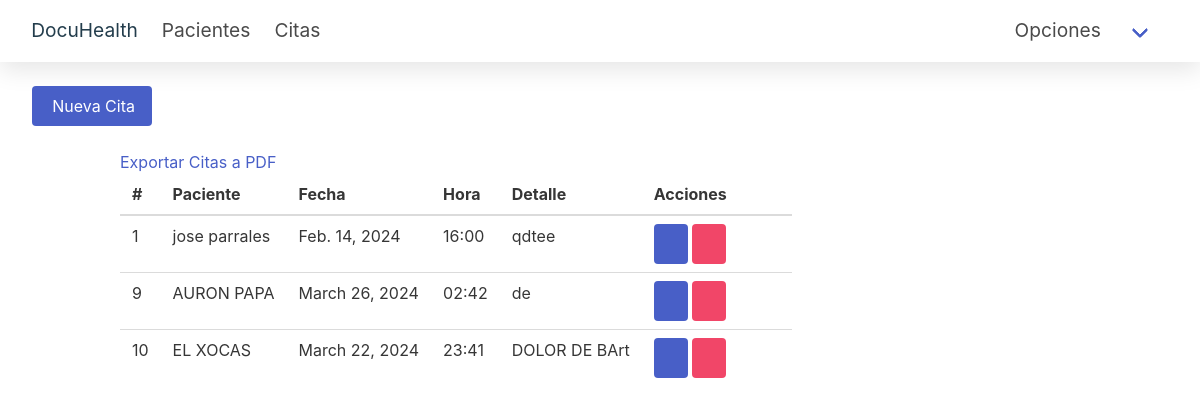
The page /quotes/ (signed in) on the database as committed earlier.
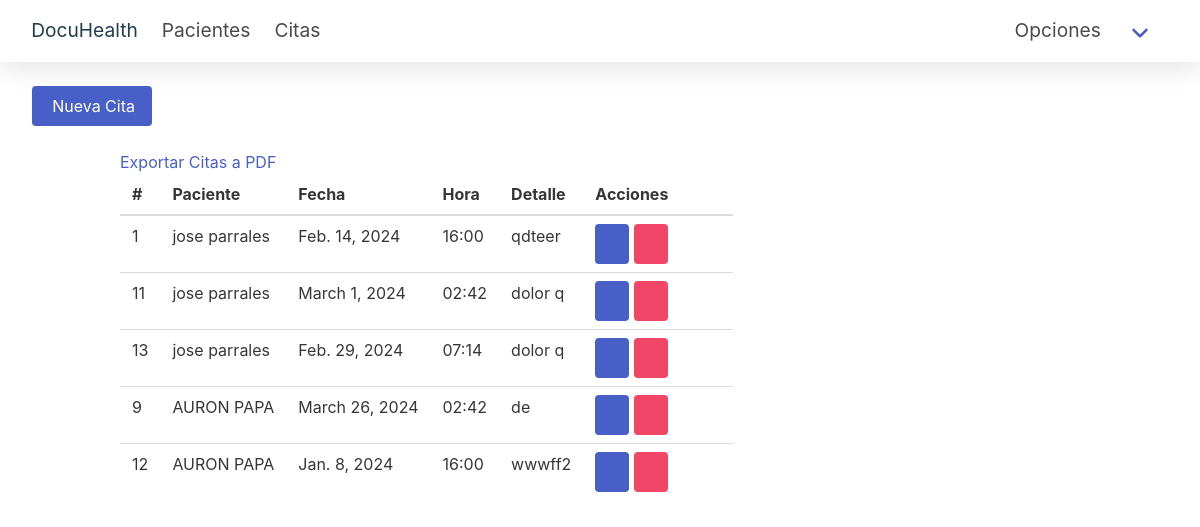
The same page on the database as committed later.
### tertiary/models.py (models this page shows)
class cita(models.Model):
    id_doctor_paciente = models.ForeignKey(doctor_paciente, on_delete=models.CASCADE)
    fecha = models.DateField(auto_now_add=False)
    hora = models.TimeField(default='00:00:00')
    detalle = models.TextField(max_length=300)

### secondary/models.py (models this page shows, shortened)
class doctor_paciente(models.Model):
    id_doctor = models.ForeignKey(doctor,on_delete=models.CASCADE)
    id_paciente = models.ForeignKey(paciente,on_delete=models.CASCADE)

class paciente(models.Model):
    id_persona = models.ForeignKey(persona,on_delete=models.CASCADE)
    domicilio = models.CharField(max_length=100)
    fecha_nacimiento = models.DateField(auto_now_add=False)
    numero_ficha = models.CharField(max_length=10)
    tipo_sangre = models.CharField(max_length=10)
    ant_personal = models.CharField(max_length=100, default='Ninguno')
    ant_familiar = models.CharField(max_length=100, default='Ninguno')

### primary/models.py (models this page shows, shortened)
class persona(models.Model):
    dni = models.CharField(max_length=10)
    nombres = models.CharField(max_length=100)
    apellidos = models.CharField(max_length=100)
    correo = models.EmailField(max_length=100, unique=True)
    telefono = models.CharField(max_length=10)
    sexo = models.CharField(max_length=10)

### tertiary/views.py (the view)
# urls.py: path('quotes/', views.lista_citas, name='lista_citas'),
@login_required
def lista_citas(request):
    doctor_instance = doctor.objects.get(id_usuario=request.user)
    doctor_paciente_list = doctor_paciente.objects.filter(id_doctor=doctor_instance)
    citas_paciente = []
    for relacion in doctor_paciente_list:
        citas_paciente.extend(cita.objects.filter(id_doctor_paciente=relacion))
    return render(request, 'template/quotes.html', {'citas': citas_paciente})

### tertiary/template/quotes.html (shortened to what this page needs)
{% extends "base.html" %} {% block title %}Citas{% endblock %}
{% block content %}
    <br/>
    <div class="container is-fluid">
        <div class="buttons">
            <button type="button" class="button is-link modal-button" onclick="openModal('modalAgregarCita')">
                 Nueva Cita
            </button>
        </div>
        <div class="container is-max-widescreen">
            <a href="{% url 'exportar_citas_pdf' %}">Exportar Citas a PDF</a>
            <table class="table">
                <thead>
                <tr>
                    <th>#</th>
                    <th>Paciente</th>
                    <th>Fecha</th>
                    <th>Hora</th>
                    <th>Detalle</th>
                    <th>Acciones</th>
                </tr>
                </thead>
                <tbody>
                {% for cita in citas %}
                    <tr>
                        <td>{{ cita.id }}</td>
                        <td>{{ cita.id_doctor_paciente.id_paciente.id_persona.nombres }} {{ cita.id_doctor_paciente.id_paciente.id_persona.apellidos }}</td>
                        <td>{{ cita.fecha }}</td>
                        <td>{{ cita.hora|time:"H:i" }}</td>
                        <td>{{ cita.detalle }}</td>
                        <td style="width: 150px; height: 50px;">
                            <button type="button" class="button is-link"
                                    onclick="openModal('modalEditarCita{{ cita.pk }}')"
                            >
                            </button>
                            <button type="button" class="button is-link is-danger"
                                    onclick="openModal('modalEliminarCita{{ cita.pk }}')">
                            </button>
                        </td>
                    </tr>
                {% endfor %}
                </tbody>
            </table>
        </div>
    </div>
{% endblock %}

### secondary/templates/base.html (shortened to what this page needs)
{% load static %}
<!DOCTYPE html>
<html>
  <head>
    <link
      rel="stylesheet"
      href="https://cdn.jsdelivr.net/npm/bulma@0.9.4/css/bulma.min.css"
    />
    <link
      href="https://cdn.jsdelivr.net/gh/eliyantosarage/font-awesome-pro@main/fontawesome-pro-6.5.1-web/css/all.min.css"
      rel="stylesheet"
    />
    <link rel="stylesheet" href="{% static 'css/header.css' %}" />
  </head>
  <body {% block body_attributes %}{% endblock %}>
    <header class="header">
      <nav
        class="navbar is-transparent"
        style="padding-left: 1em; padding-right: 1.5em"
      >
        <div class="navbar-brand">
          <a class="navbar-item logo" href="/dashboard">
            DocuHealth
          </a>
        </div>
        <div id="navMenu" class="navbar-menu">
          <div class="navbar-start">
            <a class="navbar-item" href="/patient"> Pacientes </a>
            <a class="navbar-item" href="/quotes"> Citas </a>
          </div>
          <div class="navbar-end">
            <div
              class="navbar-item has-dropdown is-hoverable"
              style="padding-right: 0.5em"
            >
              <a class="navbar-link" style="padding-right: 3.5em">
                Opciones
              </a>
            </div>
          </div>
        </div>
      </nav>
    </header>
    <main>{% block content %} {% endblock %}</main>
  </body>
</html>

### secondary/static/css/header.css (style rules this page uses)
:root { --azul:#1B75BC; --celeste:#3DA5DA; --azul-oscuro:#233D4C; --gris:#444f55; --black:#444; --light-color:#777; --green:#16a085; --box-shadow:.5rem .5rem 0 rgba(22, 160, 133, .2); --text-shadow:.4rem .4rem 0 rgba(0, 0, 0, .2); --border:.2rem solid var(--azul); }
html, body { margin: 0; padding: 0; }
.header { padding-top: 0.3rem; padding-bottom: 0.3rem; box-shadow: 0 0.5rem 1.5rem rgba(0, 0, 0, 0.1); background: #fff; }
.header .logo { font-size: 2.5rem; color:var(--azul-oscuro) }
.header .navbar a { font-size: 1.2rem; }

Rows that differ between the two databases and show on the page:
removed cita: id "10", id_doctor_paciente.id_paciente.id_persona.nombres "EL", id_doctor_paciente.id_paciente.id_persona.apellidos "XOCAS", fecha "March 22, 2024", hora "23:41", detalle "DOLOR DE BArt"
changed cita id 1: detalle "qdtee" → "qdteer"
added cita: id "11", id_doctor_paciente.id_paciente.id_persona.nombres "jose", id_doctor_paciente.id_paciente.id_persona.apellidos "parrales", fecha "March 1, 2024", hora "02:42", detalle "dolor q"
added cita: id "13", id_doctor_paciente.id_paciente.id_persona.nombres "jose", id_doctor_paciente.id_paciente.id_persona.apellidos "parrales", fecha "Feb. 29, 2024", hora "07:14", detalle "dolor q"
added cita: id "12", id_doctor_paciente.id_paciente.id_persona.nombres "AURON", id_doctor_paciente.id_paciente.id_persona.apellidos "PAPA", fecha "Jan. 8, 2024", hora "16:00", detalle "wwwff2"
